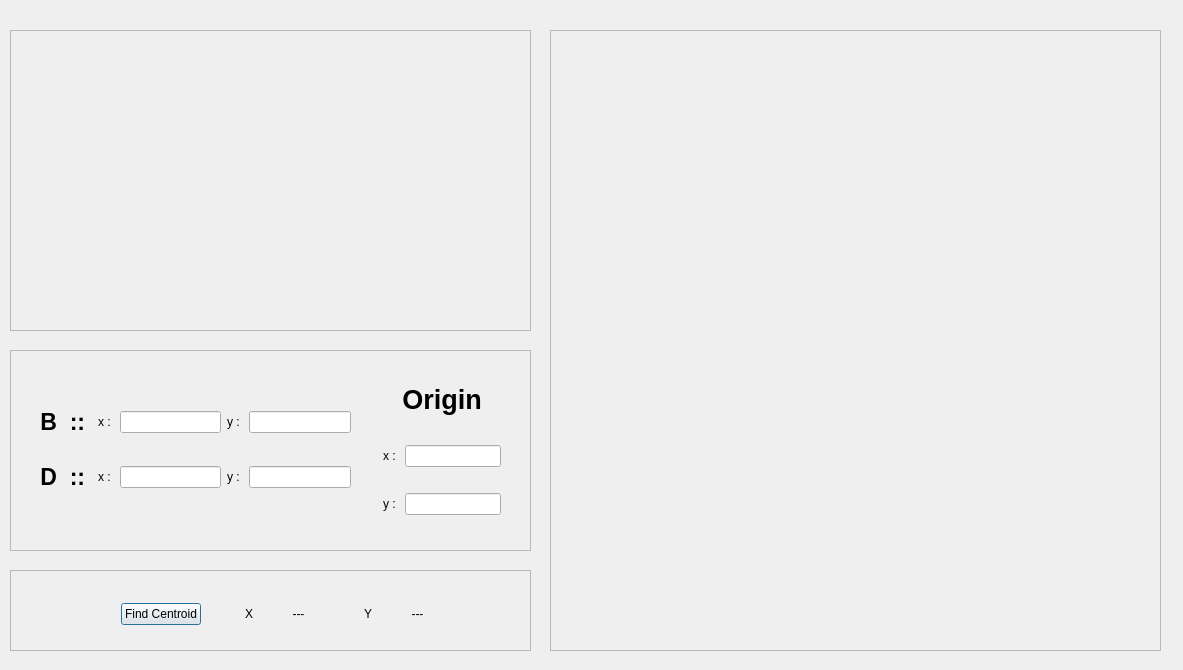
<?xml version="1.0" encoding="UTF-8"?>
<ui version="4.0">
 <class>Centoid_rect</class>
 <widget class="QDialog" name="Centoid_rect">
  <property name="geometry">
   <rect>
    <x>0</x>
    <y>0</y>
    <width>1183</width>
    <height>670</height>
   </rect>
  </property>
  <property name="windowTitle">
   <string>Dialog</string>
  </property>
  <widget class="QFrame" name="frame">
   <property name="geometry">
    <rect>
     <x>10</x>
     <y>350</y>
     <width>521</width>
     <height>201</height>
    </rect>
   </property>
   <property name="frameShape">
    <enum>QFrame::StyledPanel</enum>
   </property>
   <property name="frameShadow">
    <enum>QFrame::Raised</enum>
   </property>
   <layout class="QGridLayout" name="gridLayout">
    <item row="1" column="0">
     <spacer name="verticalSpacer_6">
      <property name="orientation">
       <enum>Qt::Vertical</enum>
      </property>
      <property name="sizeHint" stdset="0">
       <size>
        <width>20</width>
        <height>40</height>
       </size>
      </property>
     </spacer>
    </item>
    <item row="0" column="1" colspan="2">
     <spacer name="horizontalSpacer_3">
      <property name="orientation">
       <enum>Qt::Horizontal</enum>
      </property>
      <property name="sizeHint" stdset="0">
       <size>
        <width>40</width>
        <height>20</height>
       </size>
      </property>
     </spacer>
    </item>
    <item row="1" column="2">
     <spacer name="verticalSpacer">
      <property name="orientation">
       <enum>Qt::Vertical</enum>
      </property>
      <property name="sizeHint" stdset="0">
       <size>
        <width>20</width>
        <height>40</height>
       </size>
      </property>
     </spacer>
    </item>
    <item row="1" column="1">
     <layout class="QVBoxLayout" name="verticalLayout">
      <item>
       <layout class="QHBoxLayout" name="horizontalLayout">
        <item>
         <widget class="QLabel" name="label_2">
          <property name="sizePolicy">
           <sizepolicy hsizetype="Preferred" vsizetype="Preferred">
            <horstretch>0</horstretch>
            <verstretch>0</verstretch>
           </sizepolicy>
          </property>
          <property name="font">
           <font>
            <pointsize>17</pointsize>
            <weight>75</weight>
            <bold>true</bold>
           </font>
          </property>
          <property name="text">
           <string>B  :: </string>
          </property>
          <property name="alignment">
           <set>Qt::AlignCenter</set>
          </property>
         </widget>
        </item>
        <item>
         <widget class="QLabel" name="label_5">
          <property name="text">
           <string>x : </string>
          </property>
          <property name="alignment">
           <set>Qt::AlignCenter</set>
          </property>
         </widget>
        </item>
        <item>
         <widget class="QLineEdit" name="Brect_x"/>
        </item>
        <item>
         <widget class="QLabel" name="label_9">
          <property name="text">
           <string>y : </string>
          </property>
          <property name="alignment">
           <set>Qt::AlignCenter</set>
          </property>
         </widget>
        </item>
        <item>
         <widget class="QLineEdit" name="Brect_y"/>
        </item>
       </layout>
      </item>
      <item>
       <layout class="QHBoxLayout" name="horizontalLayout_2">
        <item>
         <widget class="QLabel" name="label_3">
          <property name="font">
           <font>
            <pointsize>17</pointsize>
            <weight>75</weight>
            <bold>true</bold>
           </font>
          </property>
          <property name="text">
           <string>D  :: </string>
          </property>
          <property name="alignment">
           <set>Qt::AlignCenter</set>
          </property>
         </widget>
        </item>
        <item>
         <widget class="QLabel" name="label_6">
          <property name="text">
           <string>x : </string>
          </property>
          <property name="alignment">
           <set>Qt::AlignCenter</set>
          </property>
         </widget>
        </item>
        <item>
         <widget class="QLineEdit" name="Drect_x"/>
        </item>
        <item>
         <widget class="QLabel" name="label_10">
          <property name="text">
           <string>y : </string>
          </property>
          <property name="alignment">
           <set>Qt::AlignCenter</set>
          </property>
         </widget>
        </item>
        <item>
         <widget class="QLineEdit" name="Drect_y"/>
        </item>
       </layout>
      </item>
     </layout>
    </item>
    <item row="0" column="4" rowspan="3">
     <spacer name="verticalSpacer_2">
      <property name="orientation">
       <enum>Qt::Vertical</enum>
      </property>
      <property name="sizeHint" stdset="0">
       <size>
        <width>20</width>
        <height>40</height>
       </size>
      </property>
     </spacer>
    </item>
    <item row="2" column="1" colspan="3">
     <spacer name="horizontalSpacer">
      <property name="orientation">
       <enum>Qt::Horizontal</enum>
      </property>
      <property name="sizeHint" stdset="0">
       <size>
        <width>40</width>
        <height>20</height>
       </size>
      </property>
     </spacer>
    </item>
    <item row="0" column="3" rowspan="2">
     <layout class="QVBoxLayout" name="verticalLayout_2">
      <item>
       <widget class="QLabel" name="label_14">
        <property name="font">
         <font>
          <pointsize>20</pointsize>
          <weight>75</weight>
          <bold>true</bold>
         </font>
        </property>
        <property name="text">
         <string>Origin</string>
        </property>
        <property name="alignment">
         <set>Qt::AlignCenter</set>
        </property>
       </widget>
      </item>
      <item>
       <layout class="QHBoxLayout" name="horizontalLayout_5">
        <item>
         <widget class="QLabel" name="label_15">
          <property name="text">
           <string>x : </string>
          </property>
          <property name="alignment">
           <set>Qt::AlignCenter</set>
          </property>
         </widget>
        </item>
        <item>
         <widget class="QLineEdit" name="Originrect_x"/>
        </item>
       </layout>
      </item>
      <item>
       <spacer name="horizontalSpacer_2">
        <property name="orientation">
         <enum>Qt::Horizontal</enum>
        </property>
        <property name="sizeHint" stdset="0">
         <size>
          <width>40</width>
          <height>20</height>
         </size>
        </property>
       </spacer>
      </item>
      <item>
       <layout class="QHBoxLayout" name="horizontalLayout_6">
        <item>
         <widget class="QLabel" name="label_16">
          <property name="text">
           <string>y : </string>
          </property>
          <property name="alignment">
           <set>Qt::AlignCenter</set>
          </property>
         </widget>
        </item>
        <item>
         <widget class="QLineEdit" name="Originrect_y"/>
        </item>
       </layout>
      </item>
     </layout>
    </item>
   </layout>
  </widget>
  <widget class="QFrame" name="frame_4">
   <property name="geometry">
    <rect>
     <x>10</x>
     <y>570</y>
     <width>521</width>
     <height>81</height>
    </rect>
   </property>
   <property name="frameShape">
    <enum>QFrame::StyledPanel</enum>
   </property>
   <property name="frameShadow">
    <enum>QFrame::Raised</enum>
   </property>
   <widget class="QWidget" name="layoutWidget">
    <property name="geometry">
     <rect>
      <x>111</x>
      <y>21</y>
      <width>318</width>
      <height>46</height>
     </rect>
    </property>
    <layout class="QHBoxLayout" name="horizontalLayout_3">
     <item>
      <widget class="QPushButton" name="btn_findRect_centroid">
       <property name="text">
        <string>Find Centroid</string>
       </property>
      </widget>
     </item>
     <item>
      <spacer name="verticalSpacer_3">
       <property name="orientation">
        <enum>Qt::Vertical</enum>
       </property>
       <property name="sizeHint" stdset="0">
        <size>
         <width>20</width>
         <height>40</height>
        </size>
       </property>
      </spacer>
     </item>
     <item>
      <widget class="QLabel" name="label_7">
       <property name="text">
        <string>X</string>
       </property>
       <property name="alignment">
        <set>Qt::AlignCenter</set>
       </property>
      </widget>
     </item>
     <item>
      <widget class="QLabel" name="print_rectx">
       <property name="text">
        <string>---</string>
       </property>
       <property name="alignment">
        <set>Qt::AlignCenter</set>
       </property>
      </widget>
     </item>
     <item>
      <spacer name="verticalSpacer_4">
       <property name="orientation">
        <enum>Qt::Vertical</enum>
       </property>
       <property name="sizeHint" stdset="0">
        <size>
         <width>20</width>
         <height>40</height>
        </size>
       </property>
      </spacer>
     </item>
     <item>
      <widget class="QLabel" name="label_8">
       <property name="text">
        <string>Y</string>
       </property>
       <property name="alignment">
        <set>Qt::AlignCenter</set>
       </property>
      </widget>
     </item>
     <item>
      <widget class="QLabel" name="print_recty">
       <property name="text">
        <string>---</string>
       </property>
       <property name="alignment">
        <set>Qt::AlignCenter</set>
       </property>
      </widget>
     </item>
    </layout>
   </widget>
  </widget>
  <widget class="QFrame" name="frame_3">
   <property name="geometry">
    <rect>
     <x>550</x>
     <y>30</y>
     <width>611</width>
     <height>621</height>
    </rect>
   </property>
   <property name="frameShape">
    <enum>QFrame::StyledPanel</enum>
   </property>
   <property name="frameShadow">
    <enum>QFrame::Raised</enum>
   </property>
   <widget class="QCustomPlot" name="rectplot" native="true">
    <property name="geometry">
     <rect>
      <x>20</x>
      <y>20</y>
      <width>571</width>
      <height>581</height>
     </rect>
    </property>
   </widget>
  </widget>
  <widget class="QFrame" name="frame_2">
   <property name="geometry">
    <rect>
     <x>10</x>
     <y>30</y>
     <width>521</width>
     <height>301</height>
    </rect>
   </property>
   <property name="frameShape">
    <enum>QFrame::StyledPanel</enum>
   </property>
   <property name="frameShadow">
    <enum>QFrame::Raised</enum>
   </property>
   <widget class="QLabel" name="label">
    <property name="geometry">
     <rect>
      <x>2</x>
      <y>2</y>
      <width>521</width>
      <height>301</height>
     </rect>
    </property>
    <property name="text">
     <string/>
    </property>
    <property name="pixmap">
     <pixmap resource="resource.qrc">:/shapes/rectangle.jpg</pixmap>
    </property>
    <property name="scaledContents">
     <bool>true</bool>
    </property>
   </widget>
  </widget>
 </widget>
 <customwidgets>
  <customwidget>
   <class>QCustomPlot</class>
   <extends>QWidget</extends>
   <header>qcustomplot.h</header>
   <container>1</container>
  </customwidget>
 </customwidgets>
 <resources>
  <include location="resource.qrc"/>
 </resources>
 <connections/>
</ui>
